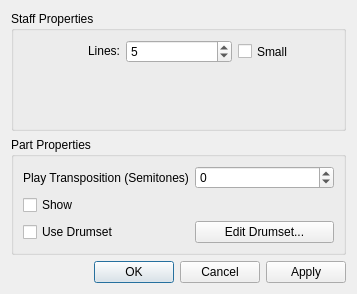
<ui version="4.0" >
 <class>EditStaffBase</class>
 <widget class="QDialog" name="EditStaffBase" >
  <property name="geometry" >
   <rect>
    <x>0</x>
    <y>0</y>
    <width>357</width>
    <height>294</height>
   </rect>
  </property>
  <property name="windowTitle" >
   <string>MuseScore: Edit Staff/Part Properties</string>
  </property>
  <layout class="QVBoxLayout" >
   <item>
    <widget class="QGroupBox" name="groupBox" >
     <property name="title" >
      <string>Staff Properties</string>
     </property>
     <property name="flat" >
      <bool>true</bool>
     </property>
     <layout class="QGridLayout" >
      <item row="0" column="0" >
       <widget class="QLabel" name="label" >
        <property name="sizePolicy" >
         <sizepolicy vsizetype="Fixed" hsizetype="Preferred" >
          <horstretch>0</horstretch>
          <verstretch>0</verstretch>
         </sizepolicy>
        </property>
        <property name="text" >
         <string>Lines:</string>
        </property>
        <property name="alignment" >
         <set>Qt::AlignRight|Qt::AlignTrailing|Qt::AlignVCenter</set>
        </property>
       </widget>
      </item>
      <item row="0" column="1" >
       <widget class="QSpinBox" name="lines" >
        <property name="sizePolicy" >
         <sizepolicy vsizetype="Preferred" hsizetype="Minimum" >
          <horstretch>0</horstretch>
          <verstretch>0</verstretch>
         </sizepolicy>
        </property>
        <property name="minimum" >
         <number>1</number>
        </property>
        <property name="maximum" >
         <number>9</number>
        </property>
        <property name="value" >
         <number>5</number>
        </property>
       </widget>
      </item>
      <item row="0" column="2" >
       <widget class="QCheckBox" name="small" >
        <property name="sizePolicy" >
         <sizepolicy vsizetype="Preferred" hsizetype="Minimum" >
          <horstretch>0</horstretch>
          <verstretch>0</verstretch>
         </sizepolicy>
        </property>
        <property name="text" >
         <string>Small</string>
        </property>
       </widget>
      </item>
      <item row="1" column="1" >
       <spacer>
        <property name="orientation" >
         <enum>Qt::Vertical</enum>
        </property>
        <property name="sizeHint" >
         <size>
          <width>106</width>
          <height>41</height>
         </size>
        </property>
       </spacer>
      </item>
     </layout>
    </widget>
   </item>
   <item>
    <widget class="QGroupBox" name="groupBox_2" >
     <property name="title" >
      <string>Part Properties</string>
     </property>
     <property name="flat" >
      <bool>true</bool>
     </property>
     <layout class="QGridLayout" >
      <item row="0" column="0" >
       <widget class="QLabel" name="label_2" >
        <property name="text" >
         <string>Play Transposition (Semitones)</string>
        </property>
       </widget>
      </item>
      <item row="0" column="1" >
       <widget class="QSpinBox" name="transposition" >
        <property name="minimum" >
         <number>-127</number>
        </property>
       </widget>
      </item>
      <item row="1" column="0" >
       <widget class="QCheckBox" name="showStaff" >
        <property name="text" >
         <string>Show</string>
        </property>
       </widget>
      </item>
      <item row="2" column="0" >
       <widget class="QCheckBox" name="useDrumset" >
        <property name="text" >
         <string>Use Drumset</string>
        </property>
       </widget>
      </item>
      <item row="2" column="1" >
       <widget class="QPushButton" name="editDrumset" >
        <property name="sizePolicy" >
         <sizepolicy vsizetype="Preferred" hsizetype="Minimum" >
          <horstretch>0</horstretch>
          <verstretch>0</verstretch>
         </sizepolicy>
        </property>
        <property name="text" >
         <string>Edit Drumset...</string>
        </property>
       </widget>
      </item>
     </layout>
    </widget>
   </item>
   <item>
    <widget class="QDialogButtonBox" name="buttonBox" >
     <property name="orientation" >
      <enum>Qt::Horizontal</enum>
     </property>
     <property name="standardButtons" >
      <set>QDialogButtonBox::Apply|QDialogButtonBox::Cancel|QDialogButtonBox::NoButton|QDialogButtonBox::Ok</set>
     </property>
    </widget>
   </item>
  </layout>
 </widget>
 <tabstops>
  <tabstop>lines</tabstop>
  <tabstop>small</tabstop>
  <tabstop>showStaff</tabstop>
  <tabstop>useDrumset</tabstop>
  <tabstop>editDrumset</tabstop>
  <tabstop>buttonBox</tabstop>
 </tabstops>
 <resources/>
 <connections>
  <connection>
   <sender>buttonBox</sender>
   <signal>accepted()</signal>
   <receiver>EditStaffBase</receiver>
   <slot>accept()</slot>
   <hints>
    <hint type="sourcelabel" >
     <x>248</x>
     <y>254</y>
    </hint>
    <hint type="destinationlabel" >
     <x>157</x>
     <y>274</y>
    </hint>
   </hints>
  </connection>
  <connection>
   <sender>buttonBox</sender>
   <signal>rejected()</signal>
   <receiver>EditStaffBase</receiver>
   <slot>reject()</slot>
   <hints>
    <hint type="sourcelabel" >
     <x>316</x>
     <y>260</y>
    </hint>
    <hint type="destinationlabel" >
     <x>286</x>
     <y>274</y>
    </hint>
   </hints>
  </connection>
 </connections>
</ui>
